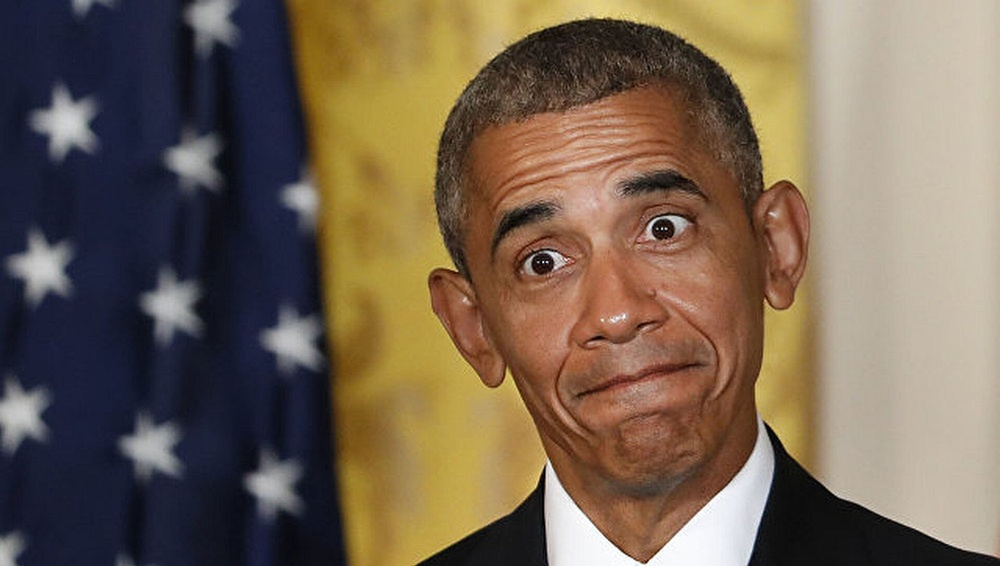
#> input picture data/1/1021633042_0_0_1000_566_1920x0_80_0_0_c23f383c524db826c03e1d9f6df8b2a7.jpg, 1000 x 566 px, shrunk from 1920 x 1086 before the run; its folder holds only this picture in this run
$ python person_recognition_training.py
#> lines starting #> are read from the running program, lines starting #| are printed output that depends on the picture
import cv2
import os
import numpy

root_path = "../data/"

lables = []
faces = []


def getFacesAndLabels():
    """读取图片特征和标签"""
    global root_path

    # 获取人脸检测器
    face_detector = cv2.CascadeClassifier('../haarcascades/haarcascade_frontalface_default.xml')

    # 获取图片路径
    folders = os.listdir(root_path)
    for folder in folders:
        path = os.path.join(root_path, folder)
        files = os.listdir(path)
        for file in files:
            # 读取图片
            path1 = os.path.join(path, file)
            im = cv2.imread(path1)
#> im is the input picture: shape (566, 1000, 3); mean B, G, R 82.4, 100.4, 117.4
            # 转换灰度
            grey = cv2.cvtColor(im, cv2.COLOR_BGR2GRAY)
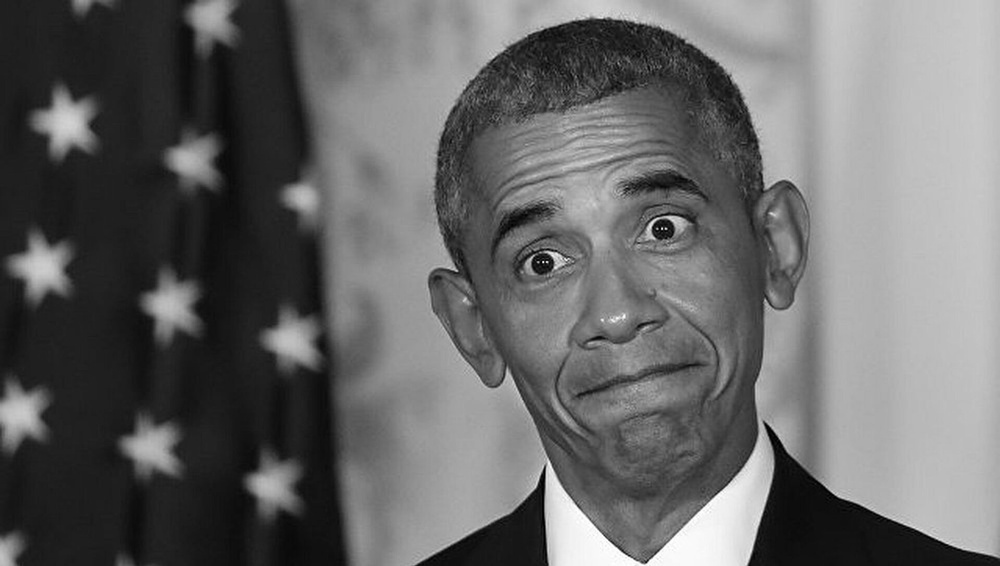
#> grey: shape (566, 1000); min 0, max 255, mean 103.5
            # 读取人脸数据
            face = face_detector.detectMultiScale(grey)
#> face = [[420, 89, 367, 367]]
            for x, y, w, h in face:
                # 设置标签，分离文件名称
                lables.append(int(folder))
                # 设置人脸数据
                faces.append(grey[y:y + h, x:x + w])
#> this loop made 1 pass
#> after the loop, faces = 1 item; lables = [1]

    return faces, lables


# 调用方法获取人脸信息及标签
faces, labels = getFacesAndLabels()
#> labels = [1]
# 获取训练对象
recognizer = cv2.face.LBPHFaceRecognizer_create()
# 训练数据
recognizer.train(faces, numpy.array(labels))
# 保存训练数据
recognizer.write('model.yml')

$ run again, on data/1/2016-11-09t172744z_275329568_ht1ecb91chq67_rtrmadp_3_usa-election-obama.jpg
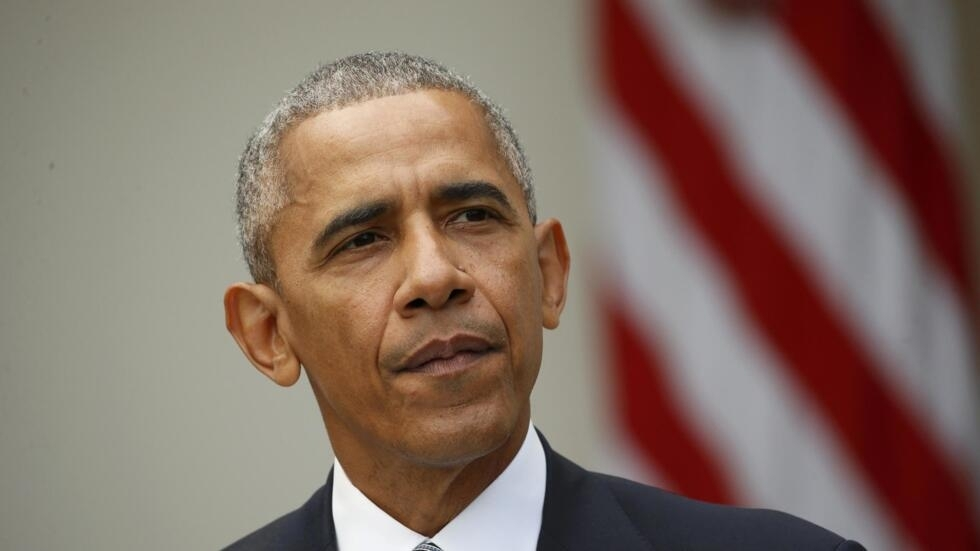
#> input picture data/1/2016-11-09t172744z_275329568_ht1ecb91chq67_rtrmadp_3_usa-election-obama.jpg, 980 x 551 px
#> in getFacesAndLabels, im is the input picture: shape (551, 980, 3); mean B, G, R 100.8, 111.1, 132
#> in getFacesAndLabels, `grey = cv2.cvtColor(im, cv2.COLOR_BGR2GRAY)`:
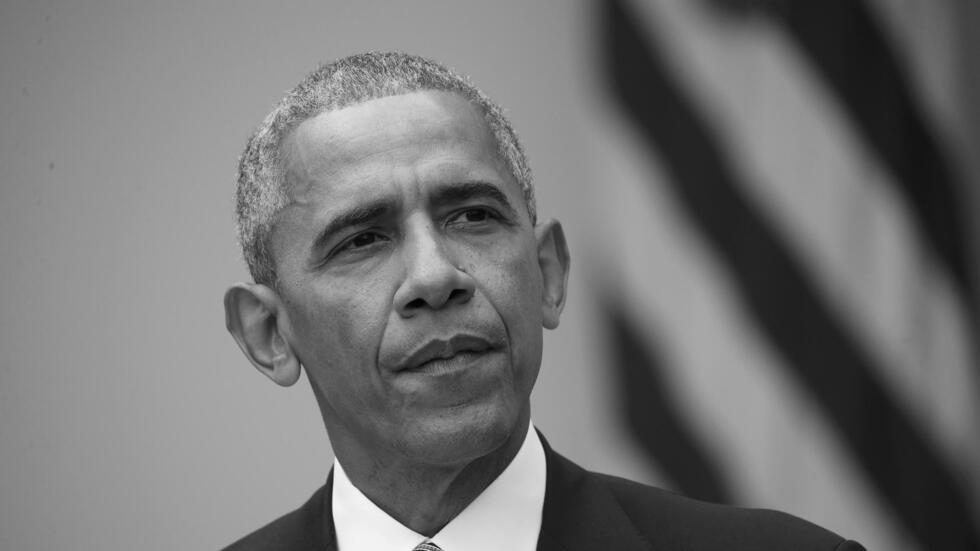
#> grey: shape (551, 980); min 2, max 252, mean 116.2
#> face = [[263, 95, 336, 336]]
#> the loop in getFacesAndLabels, `for x, y, w, h in face:` made 1 pass
#> after the loop in getFacesAndLabels, `for x, y, w, h in face:`: faces = 1 item; lables = [1]

$ run again, on data/1/2017-01-06t164712z_1826903665_rc1e79fc6100_rtrmadp_3_usa-obama_1.jpg
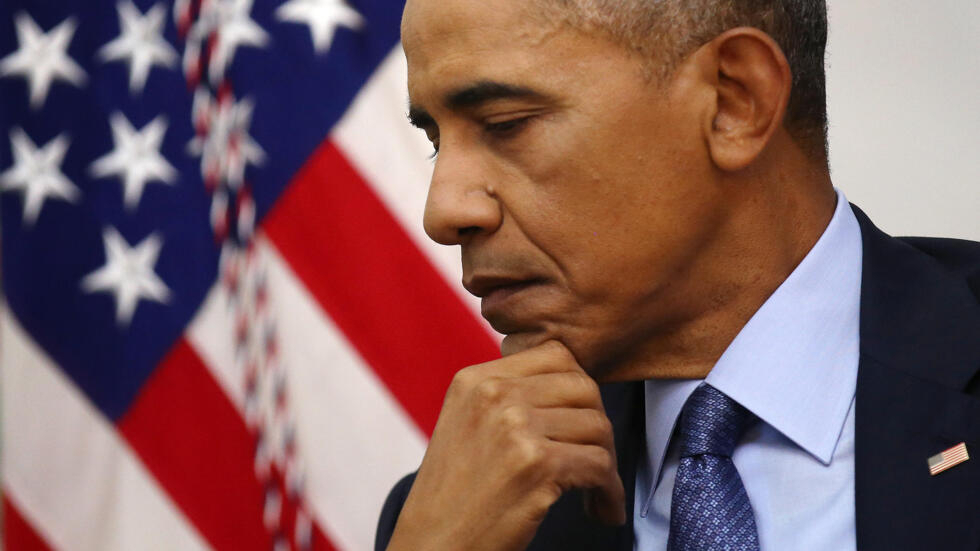
#> input picture data/1/2017-01-06t164712z_1826903665_rc1e79fc6100_rtrmadp_3_usa-obama_1.jpg, 980 x 551 px
#> in getFacesAndLabels, im is the input picture: shape (551, 980, 3); mean B, G, R 96, 95.6, 129.3
#> in getFacesAndLabels, `grey = cv2.cvtColor(im, cv2.COLOR_BGR2GRAY)`:
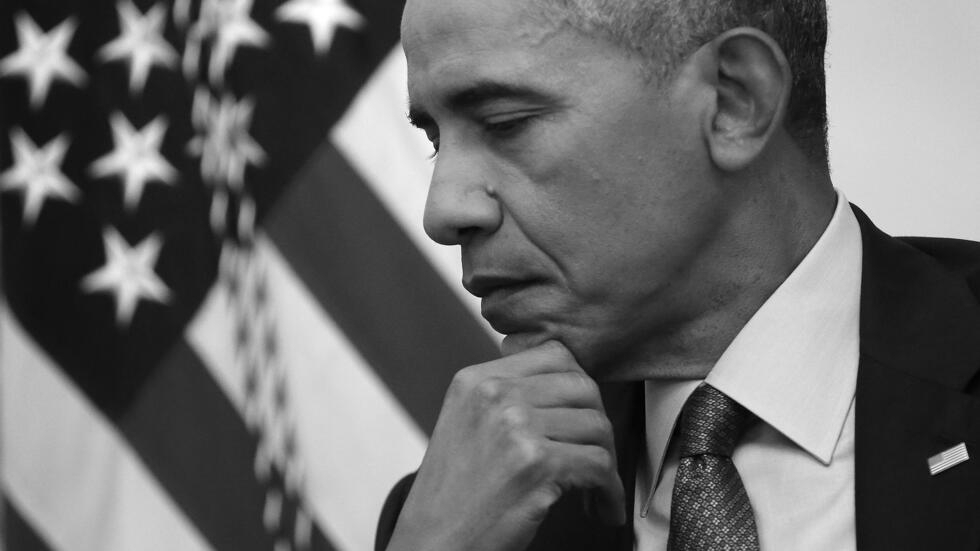
#> grey: shape (551, 980); min 0, max 255, mean 105.7
#> face = [[660, 436, 55, 55], [179, 101, 87, 87], [199, 247, 113, 113]]
#> the loop in getFacesAndLabels, `for x, y, w, h in face:` made 3 passes
#> after the loop in getFacesAndLabels, `for x, y, w, h in face:`: faces = 3 items; lables = [1, 1, 1]
